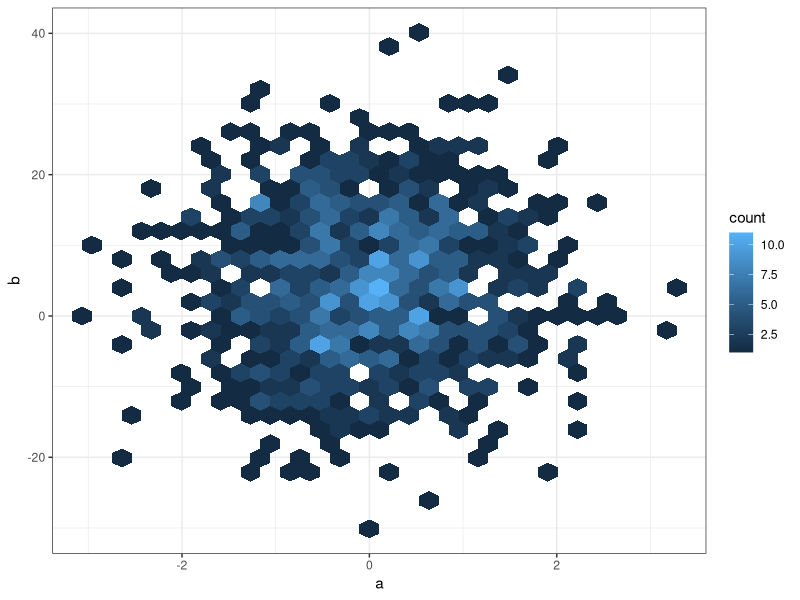
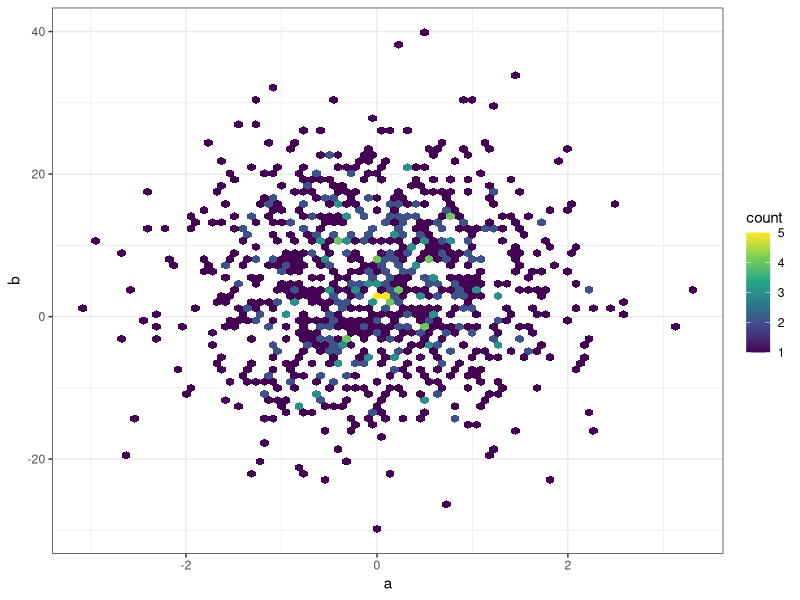
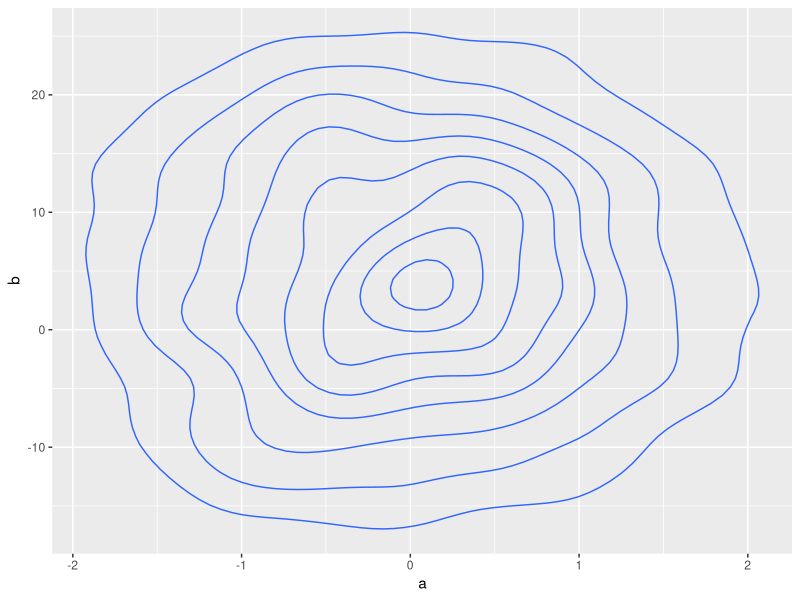
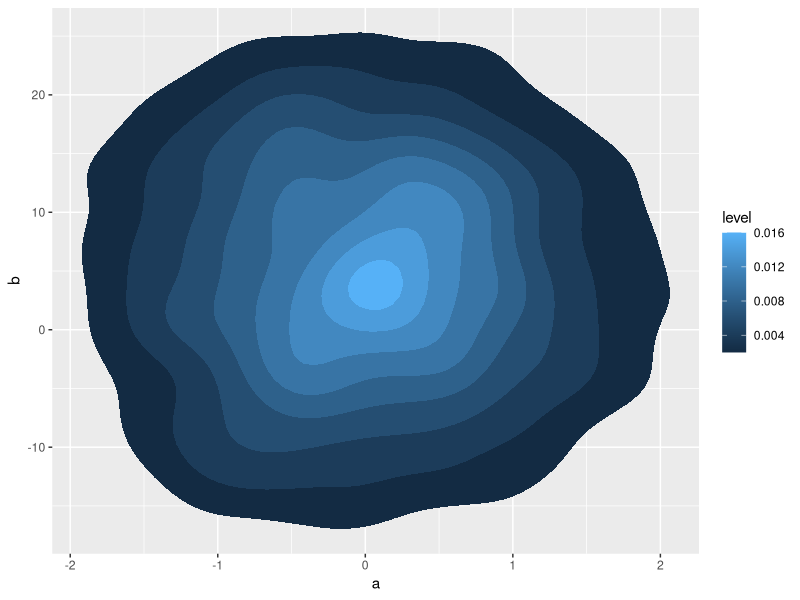
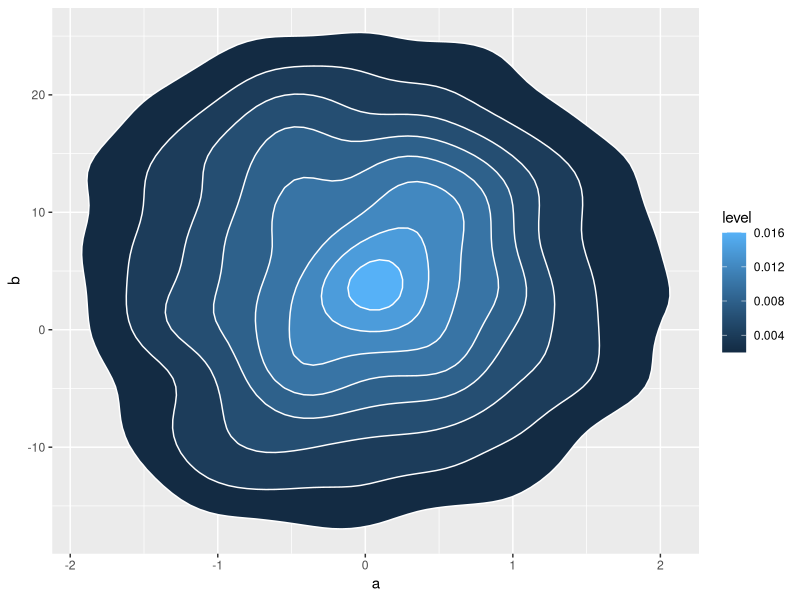
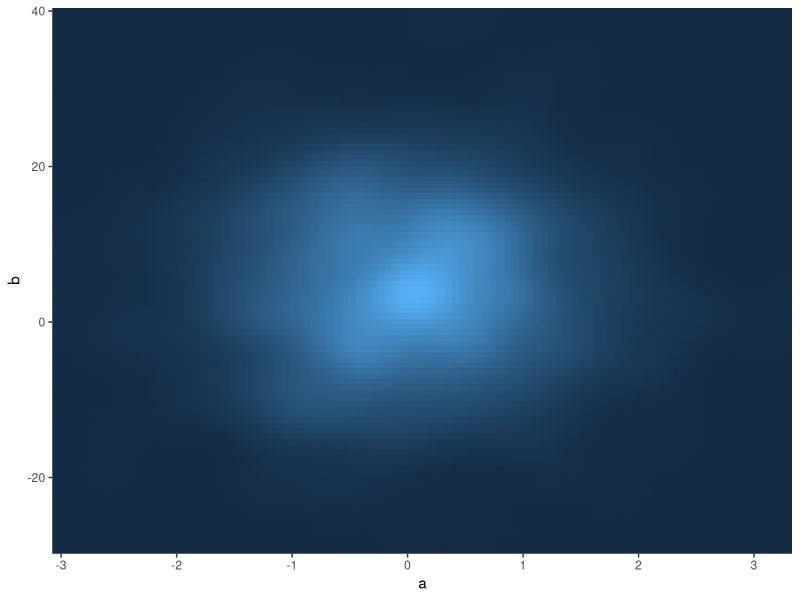
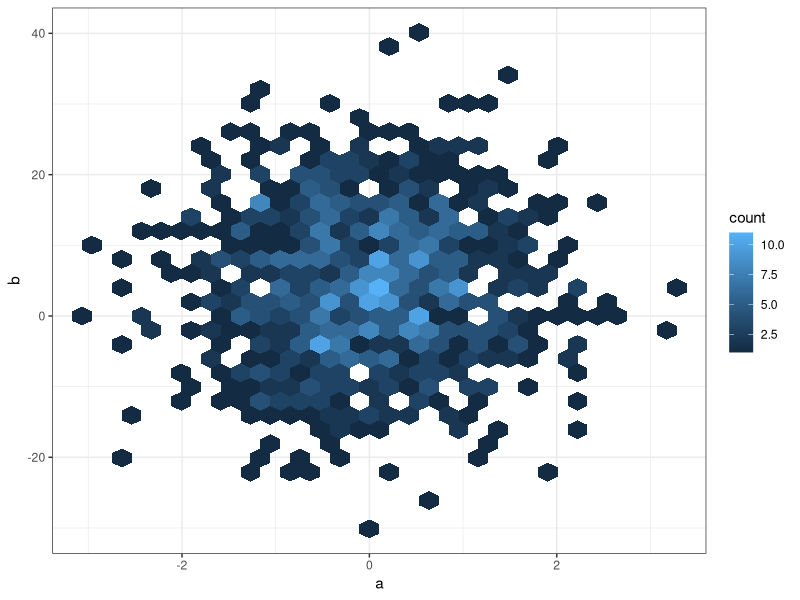

These charts were generated, in order, by the following R code: (Note: this script raises an error after producing the figures.)
##hexbin chart
#AND
#density geo chart


#help about geoms
help.search("geom_", package = "ggplot2")

#examples for ggplot2

x1 <- rnorm(1000,0,1)
x2 <- rnorm(1000,5,10)
x3 <- rep(c("catA","catB","catC","catC","catC"),200)[1:1000]
x4 <- factor(rep(c("yes","no"),500))

df <- data.frame(a=x1, b=x2, c=x3, d=x4)

library(ggplot2)

##1#Hexbin
ggplot(df, aes(a,b)) +
  geom_hex() +
  theme_bw()
#bin size control + color palette
ggplot(df, aes(a,b)) +
  geom_hex(bins = 70) +
  scale_fill_continuous(type = "viridis") +
  theme_bw()

##2#gweom_density
ggplot(df, aes(a, b) ) +
  geom_density_2d()

# Show the area only
ggplot(df, aes(a, b) ) +
  stat_density_2d(aes(fill = ..level..), geom = "polygon")

# Area + contour
ggplot(df, aes(a, b))+
  stat_density_2d(aes(fill = ..level..), geom = "polygon", colour="white")


# Using raster
ggplot(df, aes(a, b) ) +
  stat_density_2d(aes(fill = ..density..), geom = "raster", contour = FALSE) +
  scale_x_continuous(expand = c(0, 0)) +
  scale_y_continuous(expand = c(0, 0)) +
  theme(
    legend.position='none'
  )


#make some 3d
ggplot(df, aes(a,b)) +
  geom_hex() +
  theme_bw()

plot_gg(df)
